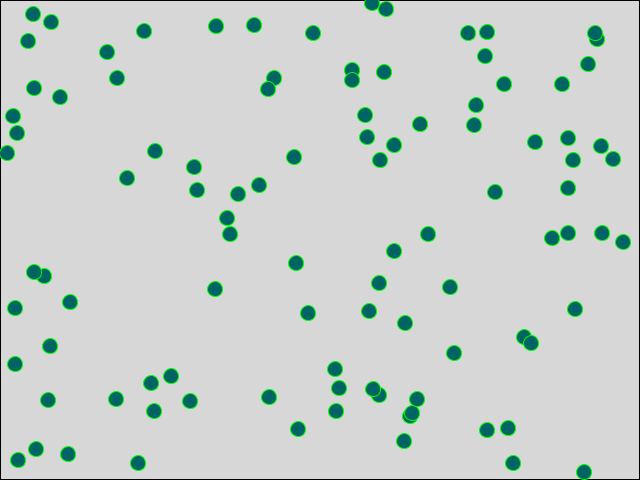
Frame 1 (no input)
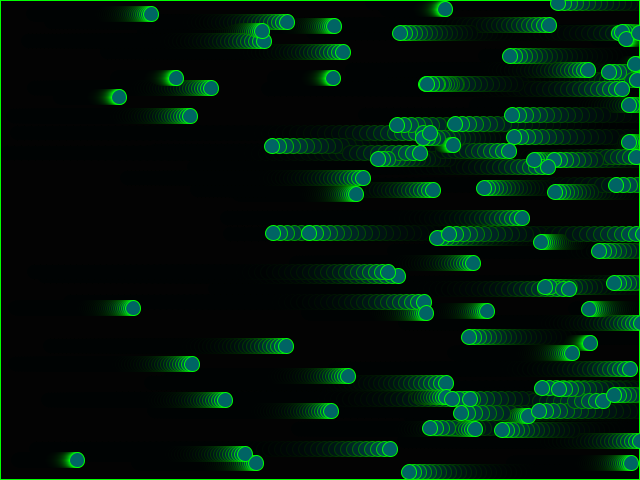
Frame 60 (the mouse pressed at the canvas centre just before this capture)
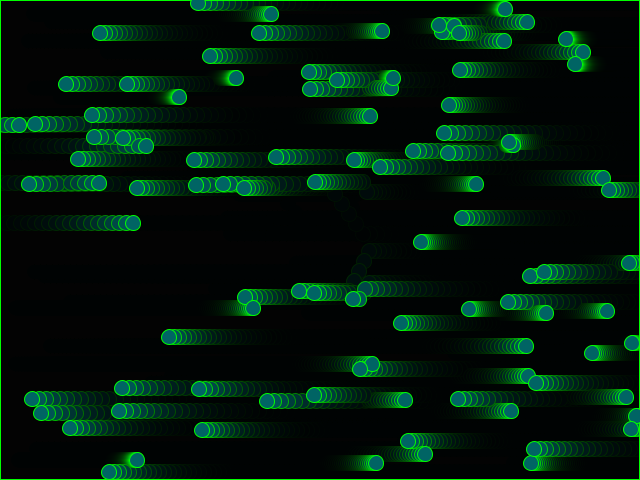
Frame 120 (the mouse held since frame 60 and released just before this capture)

The Processing sketch that drew these frames (run headless with seeded random() and noise(); from frame 60 on, the mouse is pressed at the canvas centre):

// Processing sketch: processing_155400
// ── processing_155400.pde

//Use Numbers 0-9



Mover[] m = new Mover[100];

void setup(){
  size(640,480);
  background(255,255,255);
  frameRate(60);
  for(int i=0; i<100; i++){
    m[i] = new Mover(int(random(width)),int(random(height)), int(random(7)+1));
  }
}
void draw(){
  if(key=='1'){
   if(mousePressed){
     fill(255,0,0);
     noStroke();
     ellipse(mouseX,mouseY,15,15);
   }
  }
  if(key=='2'){
    if(mousePressed){
    fill(255,128,0);
    noStroke();
    ellipse(mouseX,mouseY,15,15);
    }
  }
  if(key=='3'){
    if(mousePressed){
      fill(255,247,0);
      noStroke();
      ellipse(mouseX,mouseY,15,15);
    }
  }
  if(key=='4'){
    if(mousePressed){
      fill(0,255,0);
      noStroke();
      ellipse(mouseX,mouseY,15,15);
    }
  }
  if(key=='9'){
    if(mousePressed){
  fill(255,255,255);
  noStroke();
  ellipse(mouseX,mouseY,15,15);
    }
  }
    if(key=='5'){
    if(mousePressed){
      fill(0,0,255);
      noStroke();
      ellipse(mouseX,mouseY,15,15);
    }
  }
      if(key=='6'){
    if(mousePressed){
      fill(255,0,255);
      noStroke();
      ellipse(mouseX,mouseY,15,15);
    }
  }
      if(key=='0'){
        fill(random(255),random(255),random(255));
    ellipse(random(500),random(500),random(50),random(50));
      fill(random(255),random(255),random(255));
      rect(random(500),random(500),random(50),random(50));
    
    }
      if(key=='7'){
    if(mousePressed){
      fill(92,92,92);
      noStroke();
      ellipse(mouseX,mouseY,15,15);
    }
  }
      if(key=='8'){
    if(mousePressed){
      fill(163,163,163);
      noStroke();
      ellipse(mouseX,mouseY,15,15);
    }
  }
  
 fill(0,0,0,40);
  rect(0,0,639,479);
  for (int i=0; i<100; i++){
    m[i].display();
  }
}

class Mover{
  //DATA
  int x;
  int y;
  int z;
  
  //CONSTRUCTOR
  Mover(int myx, int myy, int myz){
   x = myx;
   y = myy;
   z = myz;   
  }
  //FUNCTION
  void display(){
    if(x<0 || x>width){
    z *= -1;
    }
    if(mousePressed){
    if (mouseY-y<50&&mouseY-y>0&&mouseX-x>-50&&mouseX-x<50){
    y-=10;
    }
    if(mouseY-y>-50&&mouseY-y<0&&mouseX-x>-50&&mouseX-x<50){
      y+=10;
    }
    }
    if(y>height){
      y=(0);
    }
    if(y<0){
      y=(479);
    }
 x = x+z;
stroke (0,255,0);
fill(0,100,100);
ellipse(x, y, 15, 15);
}
}
